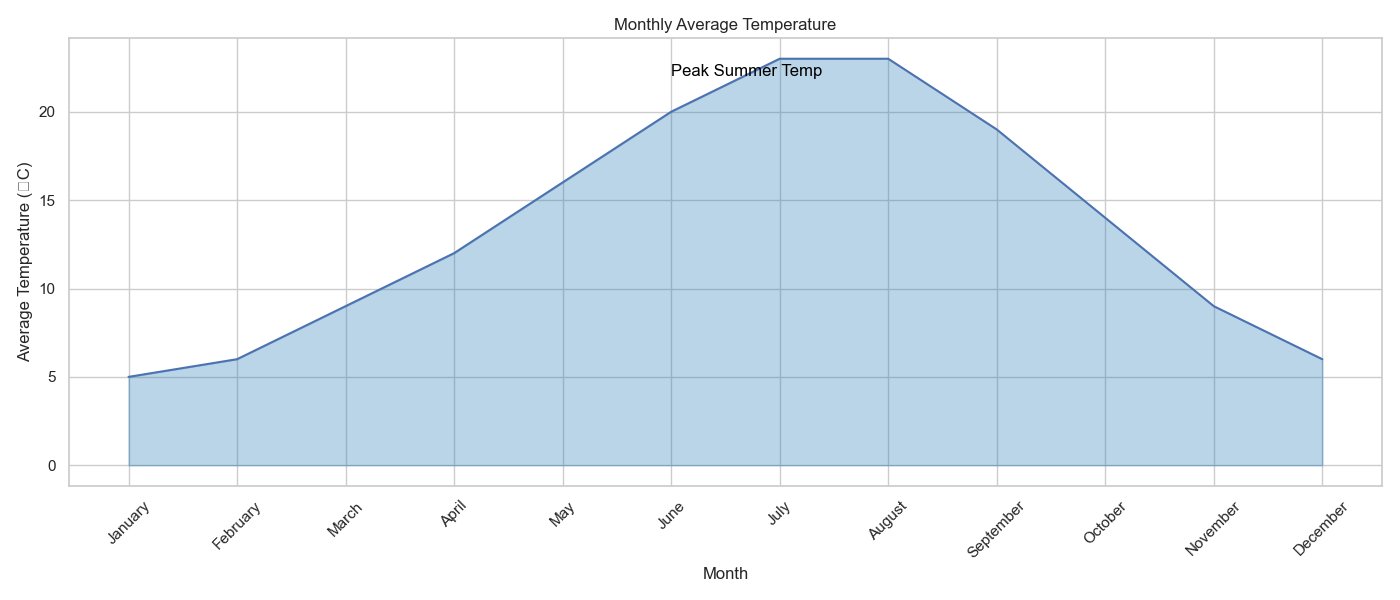

Python code for this plot:

import pandas as pd
import seaborn as sns
import matplotlib.pyplot as plt

# Given data frame
data = {
    'Month': ['January', 'February', 'March', 'April', 'May', 'June', 
              'July', 'August', 'September', 'October', 'November', 'December'],
    'Average_Temperature': [5, 6, 9, 12, 16, 20, 23, 23, 19, 14, 9, 6]
}

# Convert the dictionary to a DataFrame
df = pd.DataFrame(data)

# Define the plot size
plt.figure(figsize=(14, 6))

# Create the area chart
ax = sns.lineplot(x='Month', y='Average_Temperature', data=df)
plt.fill_between(df['Month'], df['Average_Temperature'], color='#1f77b4', alpha=0.3)

# Annotate a specific point with text
plt.text(5, 22, 'Peak Summer Temp', horizontalalignment='left', size='medium', color='black')

# Customizing the axes and title
plt.xticks(rotation=45)
plt.xlabel('Month')
plt.ylabel('Average Temperature (°C)')
plt.title('Monthly Average Temperature')

# Finalize and show the plot
plt.tight_layout()
plt.show()
